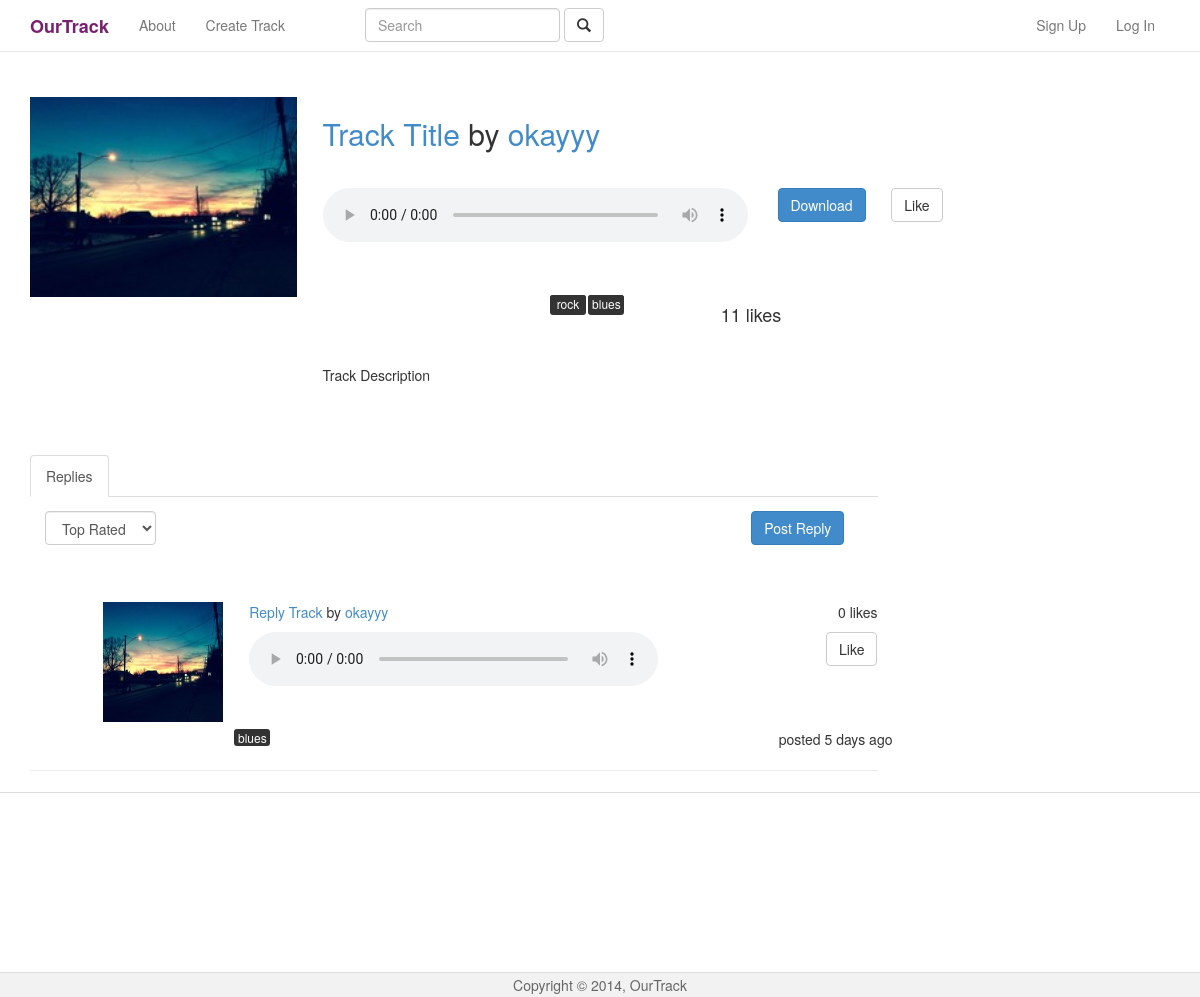
Page /track.php?id=1 on the earlier database version.
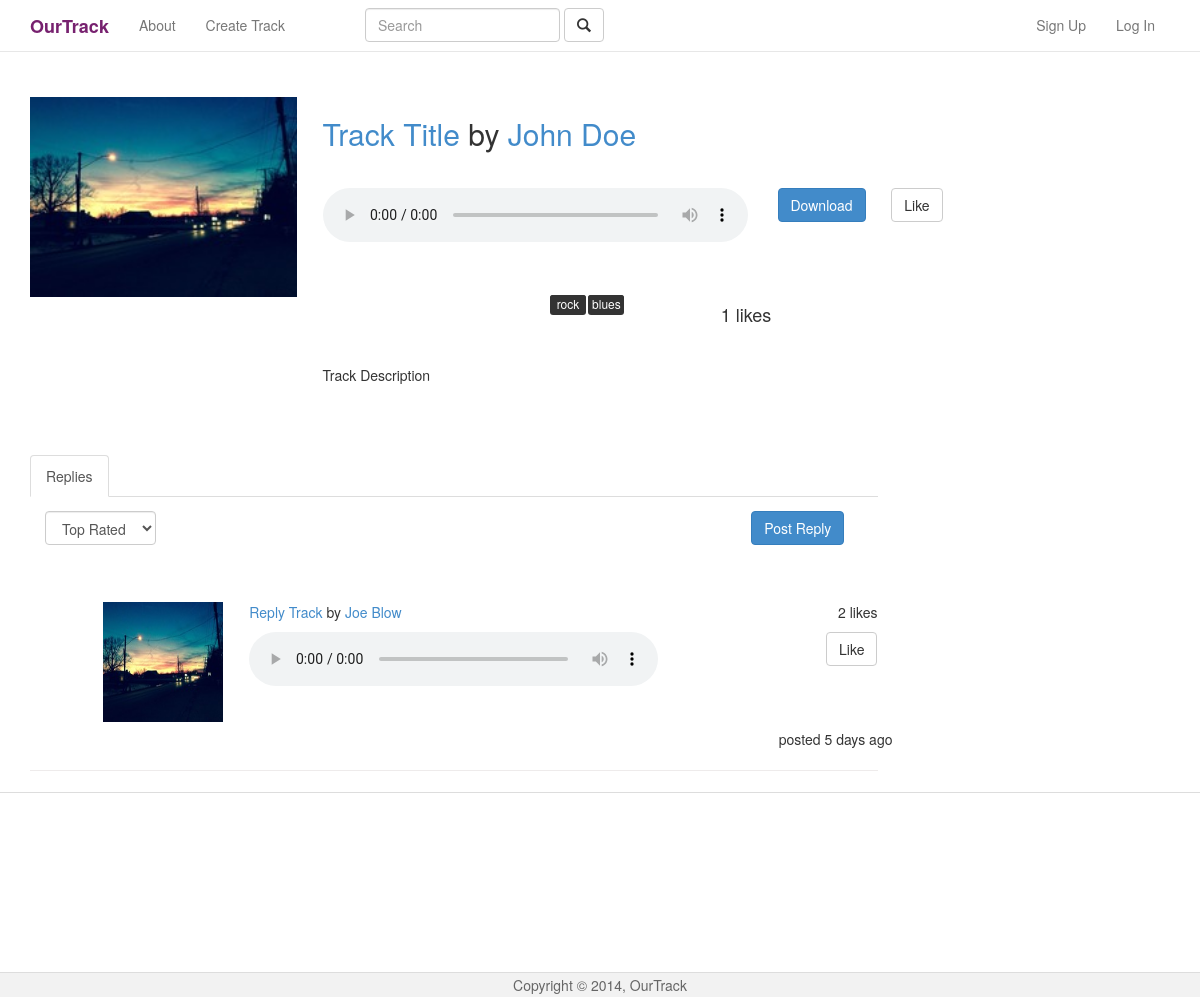
Same page on the later database version.
### tables this page shows
CREATE TABLE `users` (
  `id` int(11) NOT NULL AUTO_INCREMENT,
  `email` varchar(60) NOT NULL,
  `username` varchar(60) NOT NULL,
  `password` varchar(65) NOT NULL,
  `salt` varchar(32) NOT NULL,
  `bio` text NOT NULL,
  `picture` varchar(25) NOT NULL,
  PRIMARY KEY (`id`),
  UNIQUE KEY `email` (`email`)
);

CREATE TABLE `tags` (
  `id` bigint(20) NOT NULL AUTO_INCREMENT,
  `name` varchar(30) NOT NULL,
  PRIMARY KEY (`id`),
  UNIQUE KEY `name` (`name`)
);

CREATE TABLE `tracks` (
  `id` int(11) NOT NULL AUTO_INCREMENT,
  `owner_id` int(11) NOT NULL,
  `picture` varchar(30) NOT NULL,
  `source` varchar(30) NOT NULL,
  `title` varchar(100) NOT NULL,
  `description` text NOT NULL,
  `genre` varchar(30) NOT NULL,
  `withcollaborators` tinyint(1) NOT NULL,
  `likes` int(11) NOT NULL,
  `created_at` timestamp NOT NULL DEFAULT CURRENT_TIMESTAMP ON UPDATE CURRENT_TIMESTAMP,
  PRIMARY KEY (`id`)
);

CREATE TABLE `replies` (
  `id` int(11) NOT NULL AUTO_INCREMENT,
  `track_id` int(11) NOT NULL,
  `owner_id` int(11) NOT NULL,
  `picture` varchar(30) NOT NULL,
  `source` varchar(30) NOT NULL,
  `title` varchar(100) NOT NULL,
  `description` text NOT NULL,
  `likes` int(11) NOT NULL,
  `created_at` timestamp NOT NULL DEFAULT CURRENT_TIMESTAMP ON UPDATE CURRENT_TIMESTAMP,
  PRIMARY KEY (`id`)
);

### classes/Database.php (called while the page is built, shortened)
<?php
class Database {
	private static $instance = null;
	private $pdo;
	private $error = false;
	private $results;
	private $count = 0;
	private function __construct() {
		try {
			$this->pdo = new PDO('mysql:host=127.0.0.1;dbname=OurTrack', 'root', 'root');
		} catch (PDOException $e) {
			die($e->getMessage());
		}
	}
	public static function getInstance() {
		if (!isset(self::$instance)) {
			self::$instance = new Database();
		}
		return self::$instance;
	}
	public function fetchToClass($sql, $class) {
		$this->query = $this->pdo->query($sql);
		if ($this->query->execute()) {
			$this->results = $this->query->fetchAll(PDO::FETCH_CLASS, $class);
			$this->count = $this->query->rowCount();
		}
		return $this->results;
	}
	public function query($sql, $params = array()) {
		$this->error = false;
		if ($this->query = $this->pdo->prepare($sql)) {
			if (count($params)) {
				$count = 1;
				foreach ($params as $param) {
					$this->query->bindValue($count, $param);
					$count++;
				}
			}
			if ($this->query->execute()) {
				$this->results = $this->query->fetchAll(PDO::FETCH_OBJ);
				$this->count = $this->query->rowCount();
			} else {
				$this->error = true;
			}
		}
		return $this;
	}
	public function action($action, $table, $where = array()) {
		if (count($where) === 3) {
			$operators = array('=', '>', '<', '<=', '>=');
			$column = $where[0];
			$operator = $where[1];
			$value = $where[2];
			if (in_array($operator, $operators)) {
				$sql = "{$action} FROM {$table} WHERE {$column} {$operator} ?";
				if (!$this->query($sql, array($value))->error()) {
					return $this;
				}
			}
		}
	}
	public function get($table, $where) {
		return $this->action("SELECT *", $table, $where);
	}
	public function error() {
		return $this->error;
	}
	public function count() {
		return $this->count;
	}
	public function results() {
		return $this->results;
	}
	public function first() {
		return $this->results()[0];
	}
}
?>

### classes/Input.php (called while the page is built, shortened)
<?php
class Input {
	public static function get($name) {
		if (isset($_POST[$name])) {
			return $_POST[$name];
		} else if (isset($_GET[$name])) {
			return $_GET[$name];
		} else {
			return '';
		}
	}
}
?>

### functions/sanitize.php (called while the page is built)
<?php
function escape($string) {
	return htmlentities($string, ENT_QUOTES, 'UTF-8');
}
?>

### classes/User.php (called while the page is built, shortened)
<?php
class User {
	private $db;
	private $loggedIn;
	public function __construct($user = null) {
		$this->db = Database::getInstance();
		$this->sessionName = $GLOBALS['config']['session']['session_name'];
		if (!$user) {
			if (Session::exists($this->sessionName)) {
				$user = Session::get($this->sessionName);
				if ($this->find($user)) {
					$this->loggedIn = true;
				} else {
				}
			}
		} else {
			$this->find($user);
		}
	}
	public function find($user = null) {
		if ($user) {
			$field = (is_numeric($user)) ? 'id' : 'email';
			$data = $this->db->get('users', array($field, '=', $user));
			if ($data->count()) {
				$this->id = $data->first()->id;
				$this->username = $data->first()->username;
				return true;
			}
		}
		return false;
	}
	public function isLoggedIn() {
		return $this->loggedIn;
	}
}
?>

### classes/Track.php (called while the page is built, shortened)
<?php
class Track {
	public $id;
	public $owner_id;
	public function displayFull() {
		$owner = new User($this->owner_id);
		$tags = Database::getInstance()->fetchToClass("SELECT * FROM tags WHERE `id` IN (SELECT `tag_id` FROM tagmaps WHERE `type` = 'track' AND `track_id`=".$this->id.")", "Tag");
		include 'includes/trackFull.php';
	}
	public function userLikesTrack() {
		if (!isset($user)) {
			$user = new User();
		}
		if ($user->isLoggedIn()) {
			$likeQuery = Database::getInstance()->query("SELECT * FROM likes WHERE `track_id`= ? AND `user_id`=?", array($this->id, $user->id));
			if ($likeQuery->count() > 0) {
				$likesTrack = true;
			} else {
				$likesTrack = false;
			}
		} else {
			$likesTrack = false;
		}
		return $likesTrack;
	}
}
?>

### classes/Session.php (called while the page is built, shortened)
<?php
class Session {
	public static function exists($key) {
		return (isset($_SESSION[$key])) ? true : false;
	}
}
?>

### classes/Sort.php (called while the page is built, shortened)
<?php
class Sort {
	public $replies;
	public function __construct($r) {
		$this->replies = $r;
	}
	public function sortByLikes()
	{
		usort($this->replies, array($this, 'cmp'));
		return $this->replies;
	}
}
?>

### classes/Reply.php (called while the page is built, shortened)
<?php
class Reply {
	public $owner_id;
	public function displayMini($ownerIsViewing) {
		$owner = new User($this->owner_id);
		$tags = Database::getInstance()->fetchToClass("SELECT * FROM tags WHERE `id` IN (SELECT `tag_id` FROM tagmaps WHERE `type` = 'reply' AND `track_id`=".$this->id.")", "Tag");
		include 'includes/replyMini.php';
	}
	public function userLikesReply() {
		if (!isset($user)) {
			$user = new User();
		}
		if ($user->isLoggedIn()) {
			$likeQuery = Database::getInstance()->query("SELECT * FROM rlikes WHERE `reply_id`= ? AND `user_id`=?", array($this->id, $user->id));
			if ($likeQuery->count() > 0) {
				$likesReply = true;
			} else {
				$likesReply = false;
			}
		} else {
			$likesReply = false;
		}
		return $likesReply;
	}
}
?>

### includes/trackFull.php (the view, shortened to what the changed rows need)
<div class="row">
	<div class="col-xs-12">
		<div id="trackHead">
			<div class="row">
				<div class="col-xs-3 tCenter">
					<img src=<?php echo '"trackImages/'.$this->picture.'"'; ?> height="200" alt="mainTrackImg"/>
				</div>
				<div class="col-xs-7">
					<div class="row topTrackInfo">
						<div class="col-xs-12">
							<h2><a href=<?php echo '"track.php?id='.$this->id.'"';?> class="trackTitle">Track Title</a>
								by <a href=<?php echo '"profile.php?id='.$owner->id.'"';?> class="trackOwner"><?php echo $owner->username ?></a>
							</h2>
						</div>
					</div>
					<div class="row">
						<div class="col-xs-12">
							<div class="row">
								<div class="col-xs-3">
									<?php
									foreach($tags as $tag)
									{
							          echo "<div class='tag'>".$tag."</div>";
							        }
							        ?>
								</div>
								<div class="col-xs-3">
									<h4><span id="trackLikes"><?php echo $this->likes ?></span> likes</h4>
								</div>
							</div>
						</div>
					</div>
					<div class="row">
						<div class="col-xs-12 center-block" style="margin-top: 30px;">
							<p><?php echo $this->description; ?></p>
						</div>
					</div>
				</div>
			</div>
		</div>
	</div>
</div>

### track.php (shortened to what the changed rows need)
<?php
if (Input::exists('get')) {
	$id = Input::get('id');
	$track = Database::getInstance()->fetchToClass("SELECT * FROM tracks WHERE `id`='".escape($id)."'", "Track");
	$user = new User();
	if ($user->isLoggedIn()) {
		if ($user->id == $track[0]->owner_id) {
			$ownerIsViewing = true;
		} else {
			$ownerIsViewing = false;
		}
	} else {
		$ownerIsViewing = false;
	}
}
?>
<!DOCTYPE html>
<html>
<head>
	<link href="bootstrap/css/bootstrap.min.css" rel="stylesheet" media="screen">
  <link href="css/mainLayout.css" rel="stylesheet">
  <link href="css/trackLayout.css" rel="stylesheet">
</head>
<body>
  <?php
  		$replies = Database::getInstance()->fetchToClass("SELECT * FROM replies WHERE `track_id`='".escape($id)."'", "Reply");
  		$sort = new Sort($replies);
  		$replies = $sort->sortByLikes();
  ?>
	<div class="container">
			<?php echo $track[0]->displayFull(); ?>
		<div class="row" style="margin-top: 60px;">
			<div class="col-xs-9">
				<div class="tab-content">
					<div class="tab-pane fade in active" id="replies">
					<div id="replySection">
						<?php
						foreach($replies as $r)
						{
							echo $r->displayMini($ownerIsViewing);
						}
						 ?>
					</div>
					</div>
				</div>
			</div>
		</div>
	</div>
</body>
</html>

### classes/Tag.php (shortened to what the changed rows need)
<?php
class Tag {
	public $name;
	public function __toString() {
		return '<div class="tag">'.$this->name.'</div>';
	}
}
?>

### includes/replyMini.php (shortened to what the changed rows need)
<div class="col-xs-12 trackReply">
	<div class="row">
		<div class="col-xs-2 col-xs-offset-1 trackThumb">
			<img src=<?php echo '"trackImages/'.$this->picture.'"'; ?> width="120" height="120"  alt="Track Thumb"/>
		</div>
		<div class="col-xs-9">
			<div class="row">
				<div class="col-xs-6">
					<p><a href=<?php echo '"track.php?id='.$this->id.'"';?> class="trackTitle"><?php echo $this->title ?></a>
					by <a href=<?php echo '"profile.php?id='.$owner->id.'"';?> class="trackOwner"><?php echo $owner->username ?></a></p>
				</div>
				<div class="col-xs-2 col-xs-offset-4">
					<p style="float:right"><span class="numLikes"><?php echo $this->likes ?></span> likes</p>
				</div>
			</div>
			<div class="row audioSection">
				<div class="col-xs-8">
					<audio class="audioPlayer" controls="controls">
					<source src=<?php echo '"trackAudio/'.$this->source.'"';?> type="audio/mpeg" />
					</audio>
				</div>
				<div class="col-xs-4">
					<?php if ($this->userLikesReply()) { ?>
						<button type="button" class="btn btn-default right unlikeReply" value=<?php echo '"'.$this->id.'"'?>>Unlike</button>
					<?php } else { ?>
						<button type="button" class="btn btn-default right likeReply" value=<?php echo '"'.$this->id.'"'?>>Like</button>
					<?php } ?>
				</div>
			</div>
			<div class="row tagSection">
				<?php foreach($tags as $tag) {
          			echo $tag;
        			}
        		?>
				<div class="trackCatDate">
					<span>posted<span class="daysSincePost"> 5</span> days ago</span>
				</div>
			</div>
		</div>
	</div>
</div>

Differences in the rows shown:
changed tracks "Track Description": likes "11" → "1"
changed users: username "okayyy" → "John Doe"
changed replies "Reply Track": owner.username "okayyy" → "Joe Blow"; likes "0" → "2"; loses tags (name "blues")
